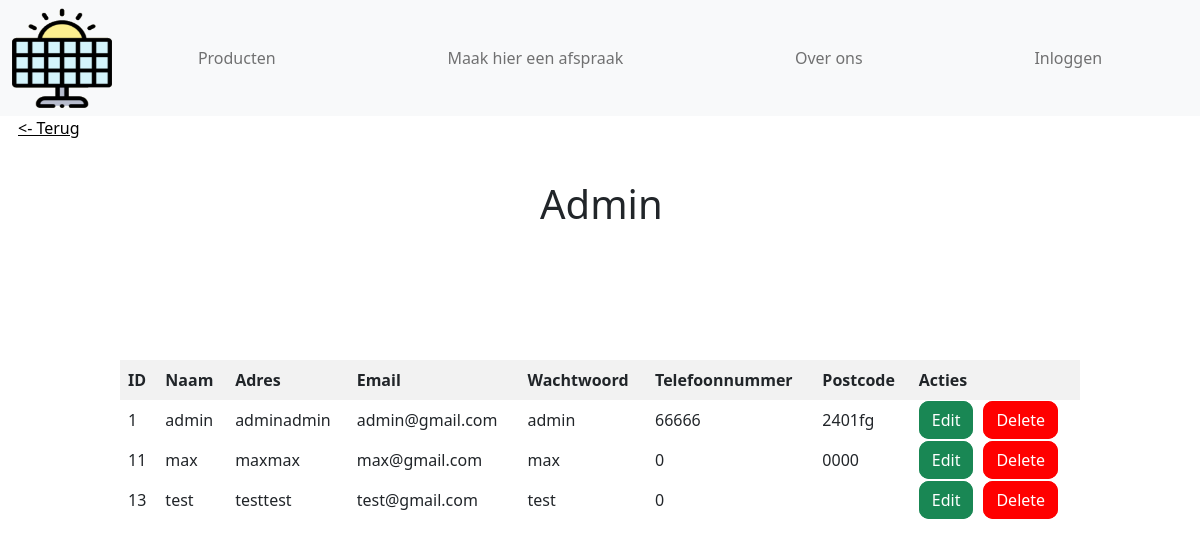
Screenshot of /useroverview.php with the database file from the repository.
### tables this page shows
CREATE TABLE `user` (
  `id` int(11) NOT NULL,
  `name` varchar(255) NOT NULL,
  `adress` varchar(255) NOT NULL,
  `email` varchar(255) NOT NULL,
  `password` varchar(255) NOT NULL,
  `phonenumber` int(7) NOT NULL,
  `zipcode` varchar(10) NOT NULL,
  `admin` int(45) NOT NULL,
  `can_login` tinyint(1) NOT NULL
);

### useroverview.php (the view, shortened to what this page needs)
<!DOCTYPE html>
<html lang="en">
<head>
    <link rel="stylesheet" href="css/admin.css">
</head>
<?php
include_once("header.php");
$conn = connection();
$sql = "SELECT id, name, adress, email, password, phonenumber, zipcode FROM user";
$result = $conn->query($sql);
$rows = array();
if ($result->rowCount() > 0) {
    while ($row = $result->fetch(PDO::FETCH_ASSOC)) {
        $rows[] = $row;
    }
} else {
    echo "0 results";
}
?>
<body>
    <input type="button" class="button" value="<- Terug" onclick="window.location.href='admin.php'" />
    <h1 class="title">Admin</h1>
    <div class="tabel">
        <table>
            <thead>
                <tr>
                    <th>ID</th>
                    <th>Naam</th>
                    <th>Adres</th>
                    <th>Email</th>
                    <th>Wachtwoord</th>
                    <th>Telefoonnummer</th>
                    <th>Postcode</th>
                    <th>Acties</th>
                </tr>
            </thead>
            <tbody>
                <?php
                foreach ($rows as $row) {
                    echo "<tr>";
                    echo "<td>" . $row['id'] . "</td>";
                    echo "<td>" . $row['name'] . "</td>";
                    echo "<td>" . $row['adress'] . "</td>";
                    echo "<td>" . $row['email'] . "</td>";
                    echo "<td>" . $row['password'] . "</td>";
                    echo "<td>" . $row['phonenumber'] . "</td>";
                    echo "<td>" . $row['zipcode'] . "</td>";
                    echo "<td>";
                    echo "<a href='edit.php?id=" . $row['id'] . "' class='knopedit'>Edit</a>";
                    echo "<a href='delete.php?id=" . $row['id'] . "' class='knopdelete'>Delete</a>";
                    echo "</td>";
                    echo "</tr>";
                }
                ?>
            </tbody>
        </table>
    </div>
</body>
</html>

### css/admin.css (style rules this page uses)
body { margin: 0px; }
table { border-collapse: collapse; width: 100%; }
th, td { border: 1px solid black; padding: 8px; text-align: left; }
th { background-color: #f2f2f2; }
.title { position: absolute; top:20%; left:45%; }
.tabel { position: absolute; top: 40%; left: 10%; height: 30%; width: 80%; }
.button { position: absolute; background-color: transparent; border: none; padding: 0; margin: 0; font-size: inherit; color: black; cursor: pointer; text-decoration: underline; left: 1.5%; }
.knopedit { background-color: #198754; border: #198754 solid 3px; border-radius: 10px; margin-right: 10px; text-decoration: none; color: #fff; padding: 5px 10px; }
.knopdelete { background-color: red; border: red solid 3px; border-radius: 10px; text-decoration: none; color: #fff; padding: 5px 10px; }

### css/style.css (style rules this page uses)
body { margin: 0; background-image: url("../assets/background.png"); background-color: white; height: 900px; background-position: 0 0; background-repeat: repeat; position: relative; animation: slide 30s linear infinite; }

### rows the page displays
user: id "1", name "admin", adress "adminadmin", email "admin@gmail.com", password "admin", phonenumber "66666", zipcode "2401fg"
user: id "11", name "max", adress "maxmax", email "max@gmail.com", password "max", phonenumber "0", zipcode "0000"
user: id "13", name "test", adress "testtest", email "test@gmail.com", password "test", phonenumber "0"
